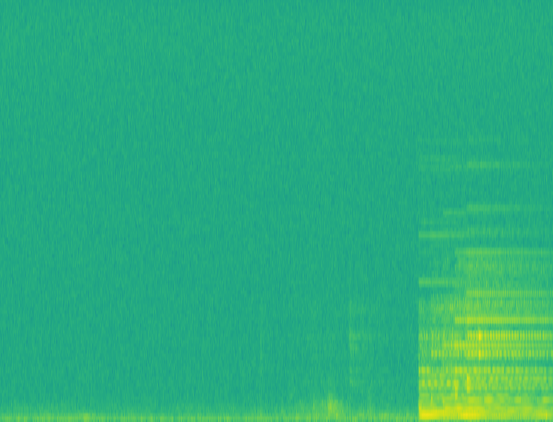
#> input picture sparse_modeling/img/Figure_1b.png, 553 x 422 px
$ python sparse_modeling_inpainting.py   (older library calls are emulated)
#> lines starting #> are read from the running program, lines starting #| are printed output that depends on the picture
# -*- coding: utf-8 -*-
"""
画像の欠損補間
sparse_modeling_inpainting.py

This is a copy modify from inpaint.ipynb
from https://github.com/hacarus/codezine-sparse-modeling/tree/master/5.

#
"""

#!pip install japanize-matplotlib
#!pip install spm-image   # use spm-image https://github.com/hacarus/spm-image

# Commented out IPython magic to ensure Python compatibility.
import numpy as np
import matplotlib
import matplotlib.pyplot as plt
from PIL import Image

import time

# %matplotlib inline
# %load_ext autoreload
# %autoreload 1

plt.rcParams["font.family"] = "MS Gothic" # use for Windows  #"IPAexGothic"

#import warnings
#warnings.filterwarnings('ignore')

"""## 欠損画像を作成"""

#!pwd
#!mkdir img
#!mkdir img/result

#infile="img/recipe.jpg"
infile="img/Figure_1b.png"


deficit_rate = 0.5
img = np.asarray(Image.open(infile).convert('L').resize((240, 160)))
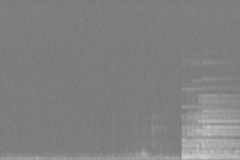
#> img: shape (160, 240); min 118, max 206, mean 129.3
mask = (np.random.rand(img.shape[0], img.shape[1]) > deficit_rate)
deficit_img = mask * img
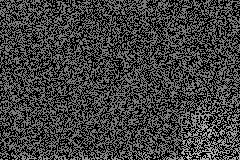
#> deficit_img: shape (160, 240); min 0, max 205, mean 64.3

plt.figure(figsize=(12, 4))
plt.subplot(1, 3, 1)
plt.imshow(img, cmap='gray')
plt.title('元画像')

plt.subplot(1, 3, 2)
plt.imshow(mask, cmap='gray')
plt.title('マスク画像')

plt.subplot(1, 3, 3)
plt.imshow(deficit_img, cmap='gray')
plt.title('{0:.0f}% 欠損画像'.format(deficit_rate * 100))
plt.savefig("./img/result/deficit.png")
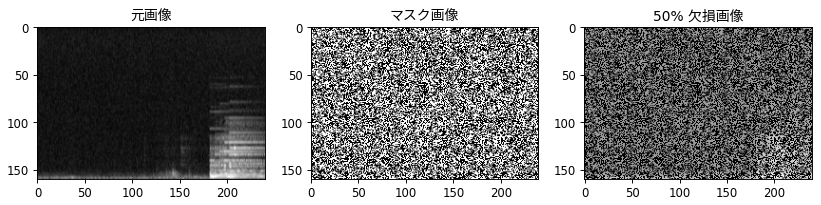
#> figure drawn by matplotlib, 3 panels

from sklearn.feature_extraction.image import extract_patches_2d, reconstruct_from_patches_2d
from spmimage.decomposition import KSVD
from spmimage.decomposition import sparse_encode_with_mask
from sklearn.preprocessing import StandardScaler

# 辞書学習のパラメータを設定
#patch_size = (8, 8)
#patch_size = (32, 2)
#patch_size = (16, 2)
patch_size = (16, 4)
n_nonzero_coefs = 5
n_components = 64

# Commented out IPython magic to ensure Python compatibility.
# %%time
s_time = time.time()
# # 画像からパッチを切り出す
patches = extract_patches_2d(deficit_img, patch_size).reshape(-1, np.prod(patch_size)).astype(np.float64)
#
# # 辞書学習を実行し、辞書DとスパースコードXを求める
#> (the run stopped early here; a loop or call above may not have finished)

$ run again, with sparse_modeling/img/Figure_2b.png copied over sparse_modeling/img/Figure_1b.png
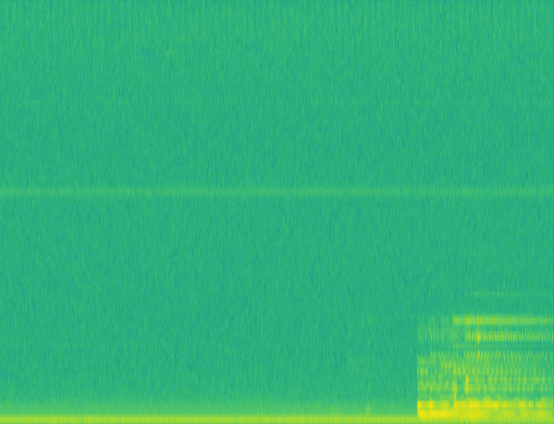
#> input picture sparse_modeling/img/Figure_2b.png, 554 x 424 px
#> `deficit_img = mask * img`:
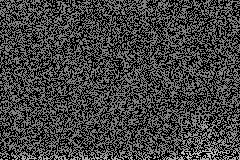
#> deficit_img: shape (160, 240); min 0, max 207, mean 66.5
#> `plt.savefig("./img/result/deficit.png")`:
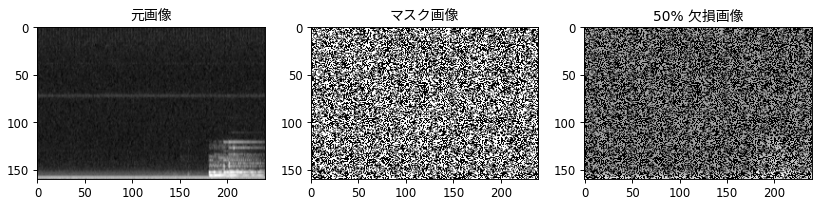
#> figure drawn by matplotlib, 3 panels
